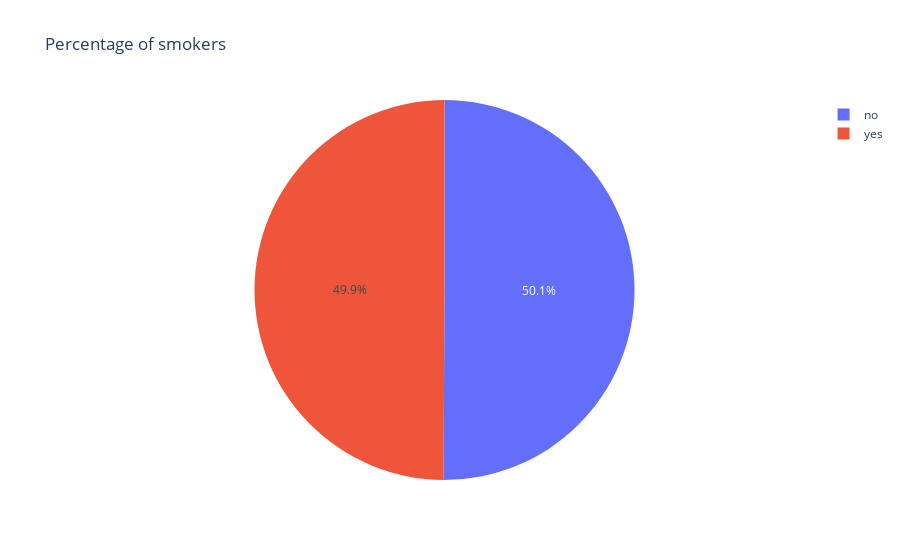

The notebook cell saved with this chart:
### Code cell
d3=df["Smoker"].value_counts().reset_index(name="cont")

fx=px.pie(d3,names="Smoker",values="cont",title="Percentage of smokers")
fx.show()

### Figure 1 — Plotly figure (JSON) as saved in the notebook; plotly's stock layout.template omitted (floating-point values rounded to 4 significant figures)
{"data": [{"domain": {"x": [0, 1], "y": [0, 1]}, "hovertemplate": "Smoker=%{label}<br>cont=%{value}<extra></extra>", "labels": ["no", "yes"], "legendgroup": "", "name": "", "showlegend": true, "type": "pie", "values": [5008, 4992]}], "layout": {"legend": {"tracegroupgap": 0}, "title": {"text": "Percentage of smokers"}}}
